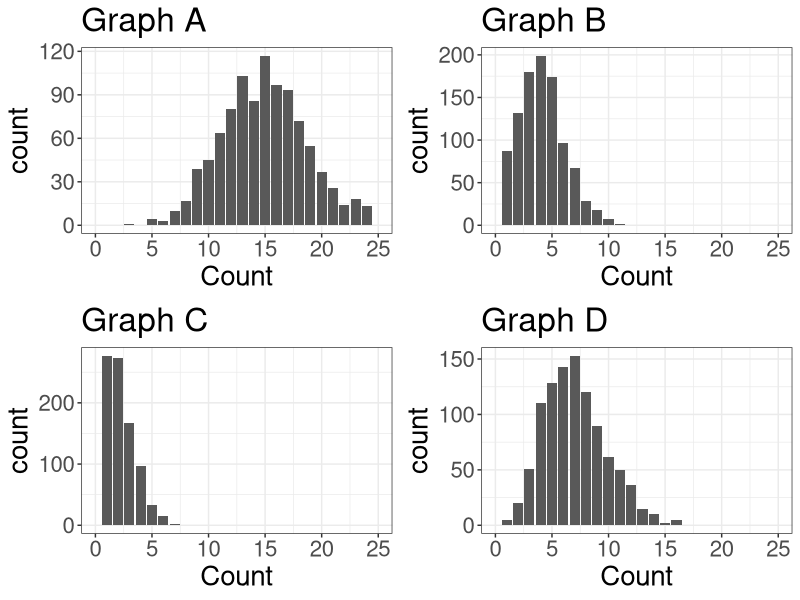

The R source for this figure:
## ---- chunk 1
library(tidyverse)
library(gridExtra)

set.seed(3)

x1 <- rpois(1000, 15)
x2 <- rpois(1000, 4)
x3 <- rpois(1000, 2)
x4 <- rpois(1000, 7)

p1 <- data.frame(Count = x1) %>%
  ggplot(aes(x = Count)) +
  geom_bar() +
  labs(title = "Graph A") +
  theme_bw() +
  theme(text = element_text(size = 20)) +
  scale_x_continuous(limits=c(0, 25))

p2 <- data.frame(Count = x2) %>%
  ggplot(aes(x = Count)) +
  geom_bar() +
  labs(title = "Graph B") +
  theme_bw() +
  theme(text = element_text(size = 20)) +
  scale_x_continuous(limits=c(0, 25))

p3 <- data.frame(Count = x3) %>%
  ggplot(aes(x = Count)) +
  geom_bar() +
  labs(title = "Graph C") +
  theme_bw() +
  theme(text = element_text(size = 20)) +
  scale_x_continuous(limits=c(0, 25))

p4 <- data.frame(Count = x4) %>%
  ggplot(aes(x = Count)) +
  geom_bar() +
  labs(title = "Graph D") +
  theme_bw() +
  theme(text = element_text(size = 20)) +
  scale_x_continuous(limits=c(0, 25))

grid.arrange(p1, p2, p3, p4, ncol=2)
